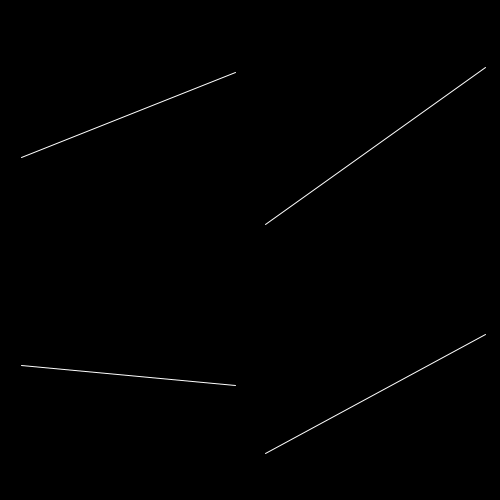
Frame 1 (no input)
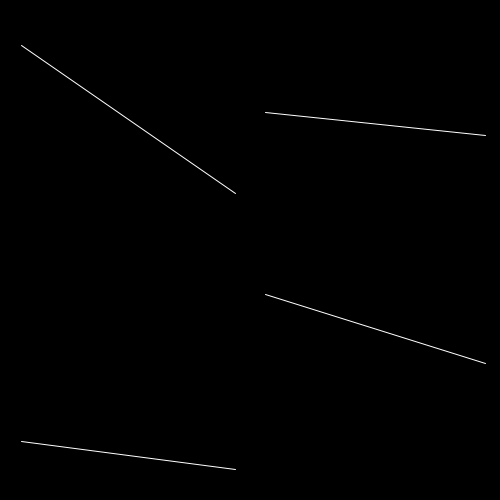
Frame 60 (the mouse pressed at the canvas centre just before this capture)
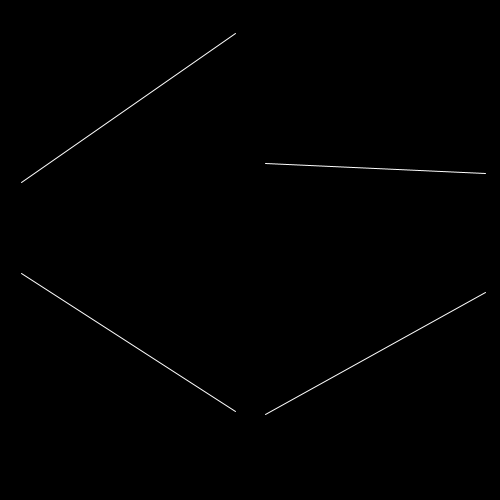
Frame 120 (the mouse held since frame 60 and released just before this capture)

The Processing sketch that drew these frames (run headless with seeded random() and noise(); from frame 60 on, the mouse is pressed at the canvas centre):

// Processing sketch: processing_184417
// ── processing_184417.pde

void setup()
{
  size(500, 500);
}

void draw()
{
  background(0);
  stroke(255);
  line(width/6 - width/8, random(height - height + height/32, height/2-height/32), width/2 - width/32, random(height - height + height/32, height/2-height/32));
  line(width/2 + width/32, random(height - height + height/32, height/2-height/32), width - width/32, random(height - height + height/32, height/2-height/32));
  line(width/2 + width/32, random(height/2 + height/32, height - height/32), width - width/32, random(height/2 + height/32, height - height/32));
  line(width/6 - width/8, random(height/2 + height/32, height - height/32), width/2 - width/32, random(height/2 + height/32, height - height/32));
}
